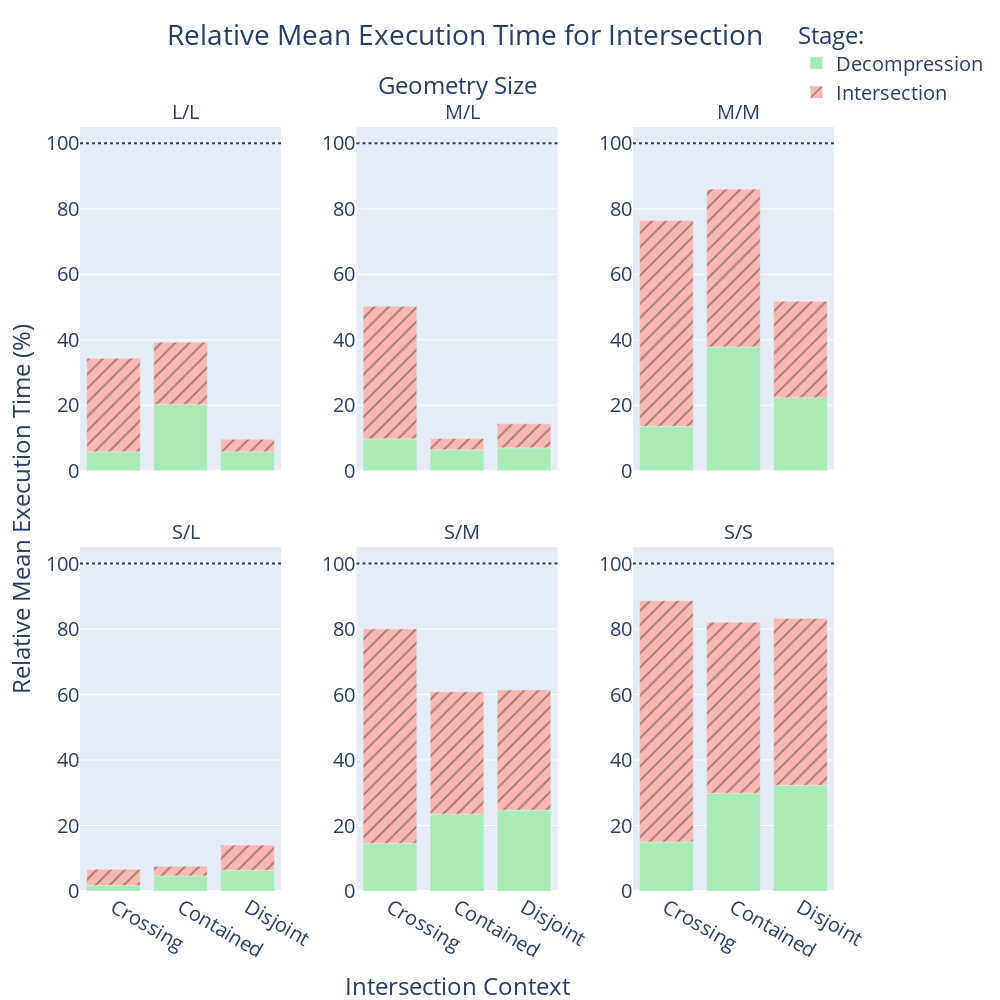

The cell this chart's notebook holds for it:
### Code cell
total_time_df = stats_df[['context', 'total_time', 'sizes', 'baseline', 'predicate', 'decomp', 'dataset', 'dataset_idx']]
plot_total_time_bars_relative(total_time_df, is_predicate=False, size_cat_excl=[], log_scale=False) #

### Figure 1 — Plotly figure (JSON) as saved in the notebook; plotly's stock layout.template omitted (floating-point values rounded to 4 significant figures)
{"data": [{"alignmentgroup": "True", "hovertemplate": "Stage: =Decompression<br>Geometry Sizes=L/L<br>Context=%{x}<br>rel_exec_time=%{y}<extra></extra>", "legendgroup": "Decompression", "marker": {"color": "rgb(169,234,184)", "pattern": {"shape": ""}}, "name": "Decompression", "offsetgroup": "Decompression", "orientation": "v", "showlegend": true, "textposition": "auto", "type": "bar", "x": ["Contained", "Crossing", "Disjoint"], "xaxis": "x4", "y": [20.26, 5.785, 5.835], "yaxis": "y4"}, {"alignmentgroup": "True", "hovertemplate": "Stage: =Decompression<br>Geometry Sizes=M/L<br>Context=%{x}<br>rel_exec_time=%{y}<extra></extra>", "legendgroup": "Decompression", "marker": {"color": "rgb(169,234,184)", "pattern": {"shape": ""}}, "name": "Decompression", "offsetgroup": "Decompression", "orientation": "v", "showlegend": false, "textposition": "auto", "type": "bar", "x": ["Contained", "Crossing", "Disjoint"], "xaxis": "x5", "y": [6.392, 9.753, 7.005], "yaxis": "y5"}, {"alignmentgroup": "True", "hovertemplate": "Stage: =Decompression<br>Geometry Sizes=M/M<br>Context=%{x}<br>rel_exec_time=%{y}<extra></extra>", "legendgroup": "Decompression", "marker": {"color": "rgb(169,234,184)", "pattern": {"shape": ""}}, "name": "Decompression", "offsetgroup": "Decompression", "orientation": "v", "showlegend": false, "textposition": "auto", "type": "bar", "x": ["Contained", "Crossing", "Disjoint"], "xaxis": "x6", "y": [37.83, 13.55, 22.35], "yaxis": "y6"}, {"alignmentgroup": "True", "hovertemplate": "Stage: =Decompression<br>Geometry Sizes=S/L<br>Context=%{x}<br>rel_exec_time=%{y}<extra></extra>", "legendgroup": "Decompression", "marker": {"color": "rgb(169,234,184)", "pattern": {"shape": ""}}, "name": "Decompression", "offsetgroup": "Decompression", "orientation": "v", "showlegend": false, "textposition": "auto", "type": "bar", "x": ["Contained", "Crossing", "Disjoint"], "xaxis": "x", "y": [4.614, 1.66, 6.342], "yaxis": "y"}, {"alignmentgroup": "True", "hovertemplate": "Stage: =Decompression<br>Geometry Sizes=S/M<br>Context=%{x}<br>rel_exec_time=%{y}<extra></extra>", "legendgroup": "Decompression", "marker": {"color": "rgb(169,234,184)", "pattern": {"shape": ""}}, "name": "Decompression", "offsetgroup": "Decompression", "orientation": "v", "showlegend": false, "textposition": "auto", "type": "bar", "x": ["Contained", "Crossing", "Disjoint"], "xaxis": "x2", "y": [23.47, 14.5, 24.66], "yaxis": "y2"}, {"alignmentgroup": "True", "hovertemplate": "Stage: =Decompression<br>Geometry Sizes=S/S<br>Context=%{x}<br>rel_exec_time=%{y}<extra></extra>", "legendgroup": "Decompression", "marker": {"color": "rgb(169,234,184)", "pattern": {"shape": ""}}, "name": "Decompression", "offsetgroup": "Decompression", "orientation": "v", "showlegend": false, "textposition": "auto", "type": "bar", "x": ["Contained", "Crossing", "Disjoint"], "xaxis": "x3", "y": [29.89, 14.97, 32.29], "yaxis": "y3"}, {"alignmentgroup": "True", "hovertemplate": "Stage: =Intersection<br>Geometry Sizes=L/L<br>Context=%{x}<br>rel_exec_time=%{y}<extra></extra>", "legendgroup": "Intersection", "marker": {"color": "rgb(255,183,180)", "pattern": {"shape": "/"}}, "name": "Intersection", "offsetgroup": "Intersection", "orientation": "v", "showlegend": true, "textposition": "auto", "type": "bar", "x": ["Contained", "Crossing", "Disjoint"], "xaxis": "x4", "y": [19.02, 28.56, 3.79], "yaxis": "y4"}, {"alignmentgroup": "True", "hovertemplate": "Stage: =Intersection<br>Geometry Sizes=M/L<br>Context=%{x}<br>rel_exec_time=%{y}<extra></extra>", "legendgroup": "Intersection", "marker": {"color": "rgb(255,183,180)", "pattern": {"shape": "/"}}, "name": "Intersection", "offsetgroup": "Intersection", "orientation": "v", "showlegend": false, "textposition": "auto", "type": "bar", "x": ["Contained", "Crossing", "Disjoint"], "xaxis": "x5", "y": [3.442, 40.49, 7.33], "yaxis": "y5"}, {"alignmentgroup": "True", "hovertemplate": "Stage: =Intersection<br>Geometry Sizes=M/M<br>Context=%{x}<br>rel_exec_time=%{y}<extra></extra>", "legendgroup": "Intersection", "marker": {"color": "rgb(255,183,180)", "pattern": {"shape": "/"}}, "name": "Intersection", "offsetgroup": "Intersection", "orientation": "v", "showlegend": false, "textposition": "auto", "type": "bar", "x": ["Contained", "Crossing", "Disjoint"], "xaxis": "x6", "y": [48.22, 62.87, 29.47], "yaxis": "y6"}, {"alignmentgroup": "True", "hovertemplate": "Stage: =Intersection<br>Geometry Sizes=S/L<br>Context=%{x}<br>rel_exec_time=%{y}<extra></extra>", "legendgroup": "Intersection", "marker": {"color": "rgb(255,183,180)", "pattern": {"shape": "/"}}, "name": "Intersection", "offsetgroup": "Intersection", "orientation": "v", "showlegend": false, "textposition": "auto", "type": "bar", "x": ["Contained", "Crossing", "Disjoint"], "xaxis": "x", "y": [2.92, 4.964, 7.687], "yaxis": "y"}, {"alignmentgroup": "True", "hovertemplate": "Stage: =Intersection<br>Geometry Sizes=S/M<br>Context=%{x}<br>rel_exec_time=%{y}<extra></extra>", "legendgroup": "Intersection", "marker": {"color": "rgb(255,183,180)", "pattern": {"shape": "/"}}, "name": "Intersection", "offsetgroup": "Intersection", "orientation": "v", "showlegend": false, "textposition": "auto", "type": "bar", "x": ["Contained", "Crossing", "Disjoint"], "xaxis": "x2", "y": [37.36, 65.57, 36.74], "yaxis": "y2"}, {"alignmentgroup": "True", "hovertemplate": "Stage: =Intersection<br>Geometry Sizes=S/S<br>Context=%{x}<br>rel_exec_time=%{y}<extra></extra>", "legendgroup": "Intersection", "marker": {"color": "rgb(255,183,180)", "pattern": {"shape": "/"}}, "name": "Intersection", "offsetgroup": "Intersection", "orientation": "v", "showlegend": false, "textposition": "auto", "type": "bar", "x": ["Contained", "Crossing", "Disjoint"], "xaxis": "x3", "y": [52.21, 73.67, 50.94], "yaxis": "y3"}], "layout": {"annotations": [{"font": {"size": 20}, "showarrow": false, "text": "  S/L", "x": 0.1333, "xanchor": "center", "xref": "paper", "y": 0.45, "yanchor": "bottom", "yref": "paper"}, {"font": {"size": 20}, "showarrow": false, "text": "  S/M", "x": 0.5, "xanchor": "center", "xref": "paper", "y": 0.45, "yanchor": "bottom", "yref": "paper"}, {"font": {"size": 20}, "showarrow": false, "text": "  S/S", "x": 0.8667, "xanchor": "center", "xref": "paper", "y": 0.45, "yanchor": "bottom", "yref": "paper"}, {"font": {"size": 20}, "showarrow": false, "text": "  L/L", "x": 0.1333, "xanchor": "center", "xref": "paper", "y": 1, "yanchor": "bottom", "yref": "paper"}, {"font": {"size": 20}, "showarrow": false, "text": "  M/L", "x": 0.5, "xanchor": "center", "xref": "paper", "y": 1, "yanchor": "bottom", "yref": "paper"}, {"font": {"size": 20}, "showarrow": false, "text": "  M/M", "x": 0.8667, "xanchor": "center", "xref": "paper", "y": 1, "yanchor": "bottom", "yref": "paper"}, {"font": {"size": 24}, "showarrow": false, "text": "Intersection Context", "textangle": 0, "x": 0.5, "xanchor": "center", "xref": "paper", "y": -0.1, "yanchor": "top", "yref": "paper"}, {"font": {"size": 24}, "showarrow": false, "text": "Relative Mean Execution Time (%)", "textangle": -90, "x": -0.08, "xanchor": "center", "xref": "paper", "y": 0.5, "yanchor": "middle", "yref": "paper"}, {"font": {"size": 24}, "showarrow": false, "text": "Geometry Size", "x": 0.5, "xanchor": "center", "xref": "paper", "y": 1.08, "yanchor": "top", "yref": "paper"}], "barmode": "relative", "height": 1000, "legend": {"font": {"size": 20}, "title": {"text": "Stage: "}, "tracegroupgap": 0, "x": 0.95, "xanchor": "left", "y": 1.15, "yanchor": "top"}, "margin": {"t": 60}, "shapes": [{"line": {"dash": "dot"}, "type": "line", "x0": 0, "x1": 1, "xref": "x6 domain", "y0": 100, "y1": 100, "yref": "y6"}, {"line": {"dash": "dot"}, "type": "line", "x0": 0, "x1": 1, "xref": "x4 domain", "y0": 100, "y1": 100, "yref": "y4"}, {"line": {"dash": "dot"}, "type": "line", "x0": 0, "x1": 1, "xref": "x5 domain", "y0": 100, "y1": 100, "yref": "y5"}, {"line": {"dash": "dot"}, "type": "line", "x0": 0, "x1": 1, "xref": "x3 domain", "y0": 100, "y1": 100, "yref": "y3"}, {"line": {"dash": "dot"}, "type": "line", "x0": 0, "x1": 1, "xref": "x domain", "y0": 100, "y1": 100, "yref": "y"}, {"line": {"dash": "dot"}, "type": "line", "x0": 0, "x1": 1, "xref": "x2 domain", "y0": 100, "y1": 100, "yref": "y2"}], "title": {"font": {"size": 28}, "text": "Relative Mean Execution Time for Intersection", "x": 0.465, "y": 0.975}, "width": 1000, "xaxis": {"anchor": "y", "categoryarray": ["Crossing", "Contained", "Disjoint"], "categoryorder": "array", "domain": [0, 0.2667], "tickfont": {"size": 20}, "title": {"text": ""}}, "xaxis2": {"anchor": "y2", "categoryarray": ["Crossing", "Contained", "Disjoint"], "categoryorder": "array", "domain": [0.3667, 0.6333], "matches": "x", "tickfont": {"size": 20}, "title": {"text": ""}}, "xaxis3": {"anchor": "y3", "categoryarray": ["Crossing", "Contained", "Disjoint"], "categoryorder": "array", "domain": [0.7333, 1], "matches": "x", "tickfont": {"size": 20}, "title": {"text": ""}}, "xaxis4": {"anchor": "y4", "domain": [0, 0.2667], "matches": "x", "showticklabels": false, "tickfont": {"size": 20}, "title": {"text": ""}}, "xaxis5": {"anchor": "y5", "domain": [0.3667, 0.6333], "matches": "x", "showticklabels": false, "tickfont": {"size": 20}, "title": {"text": ""}}, "xaxis6": {"anchor": "y6", "domain": [0.7333, 1], "matches": "x", "showticklabels": false, "tickfont": {"size": 20}, "title": {"text": ""}}, "yaxis": {"anchor": "x", "domain": [0, 0.45], "range": [0, 105], "showticklabels": true, "tickfont": {"size": 20}, "title": {"text": ""}}, "yaxis2": {"anchor": "x2", "domain": [0, 0.45], "range": [0, 105], "showticklabels": true, "tickfont": {"size": 20}, "title": {"text": ""}}, "yaxis3": {"anchor": "x3", "domain": [0, 0.45], "range": [0, 105], "showticklabels": true, "tickfont": {"size": 20}, "title": {"text": ""}}, "yaxis4": {"anchor": "x4", "domain": [0.55, 1], "range": [0, 105], "showticklabels": true, "tickfont": {"size": 20}, "title": {"text": ""}}, "yaxis5": {"anchor": "x5", "domain": [0.55, 1], "range": [0, 105], "showticklabels": true, "tickfont": {"size": 20}, "title": {"text": ""}}, "yaxis6": {"anchor": "x6", "domain": [0.55, 1], "range": [0, 105], "showticklabels": true, "tickfont": {"size": 20}, "title": {"text": ""}}}}
